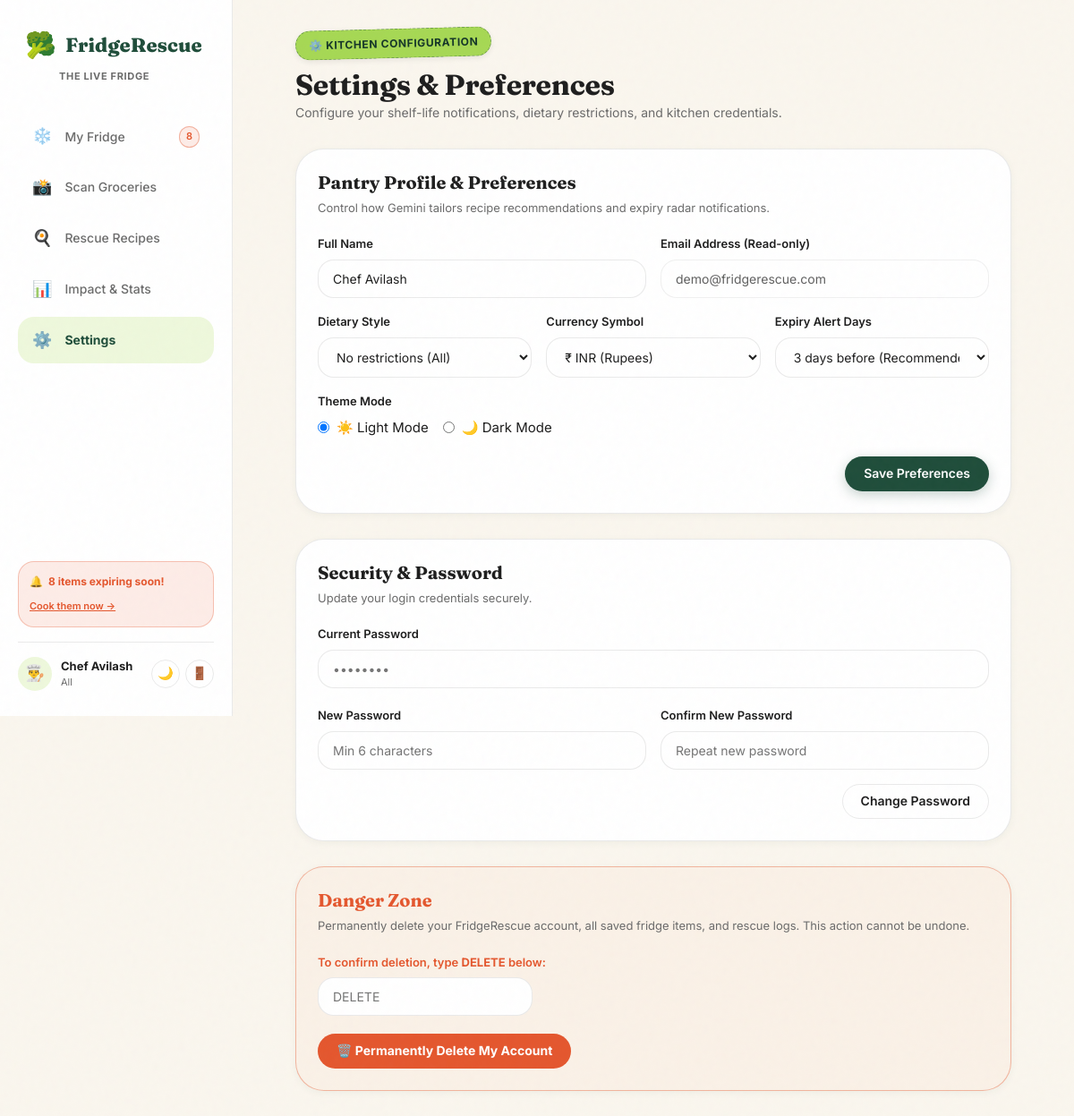
The page /settings.php (signed in) on the database its author committed.
### tables this page shows
CREATE TABLE `users` (
    `id` INT UNSIGNED AUTO_INCREMENT PRIMARY KEY,
    `name` VARCHAR(100) NOT NULL,
    `email` VARCHAR(191) NOT NULL UNIQUE,
    `password_hash` VARCHAR(255) NOT NULL,
    `diet_pref` ENUM('all', 'vegetarian', 'vegan', 'non_veg', 'keto') NOT NULL DEFAULT 'all',
    `currency` VARCHAR(10) NOT NULL DEFAULT '₹',
    `alert_days` TINYINT UNSIGNED NOT NULL DEFAULT 3,
    `theme` ENUM('light', 'dark') NOT NULL DEFAULT 'light',
    `created_at` TIMESTAMP NOT NULL DEFAULT CURRENT_TIMESTAMP,
    INDEX `idx_users_email` (`email`)
);

### includes/auth.php (called while the page is built, shortened)
<?php
require_once __DIR__ . '/helpers.php';
function current_user(): ?array {
    $db = get_db();
    $stmt = $db->prepare("SELECT id, name, email, diet_pref, currency, alert_days, theme, created_at FROM users WHERE id = :id LIMIT 1");
    $stmt->execute(['id' => $_SESSION['user_id']]);
    $user = $stmt->fetch();
    if ($user) {
        return $user;
    }
    return null;
}
function require_login(string $redirect = 'login.php'): array {
    $user = current_user();
    return $user;
}

### includes/helpers.php (called while the page is built, shortened)
<?php
function e(?string $string): string {
    return htmlspecialchars((string)($string ?? ''), ENT_QUOTES, 'UTF-8');
}

### settings.php (the view, shortened to what this page needs)
<?php
require_once __DIR__ . '/includes/header.php';
require_once __DIR__ . '/includes/sidebar.php';
?>
<main class="main-content">
    <div style="max-width: 800px; margin: 0 auto;">
        <div style="margin-bottom: 28px;">
            <div class="produce-sticker" style="margin-bottom: 10px;">
                ⚙️ Kitchen Configuration
            </div>
            <h1 style="font-size: 32px; letter-spacing: -0.01em;">Settings &amp; Preferences</h1>
            <p style="color: var(--text-secondary); font-size: 14px;">
                Configure your shelf-life notifications, dietary restrictions, and kitchen credentials.
            </p>
        </div>
        <div class="chart-card" style="margin-bottom: 28px;">
            <h2 style="font-size: 20px; margin-bottom: 6px;">Pantry Profile &amp; Preferences</h2>
            <p style="color: var(--text-secondary); font-size: 13px; margin-bottom: 20px;">
                Control how Gemini tailors recipe recommendations and expiry radar notifications.
            </p>
            <form method="POST" action="settings.php">
                <div style="display: grid; grid-template-columns: 1fr 1fr; gap: 16px; margin-bottom: 16px;">
                    <div class="form-group" style="margin-bottom: 0;">
                        <label class="form-label" for="settingsName">Full Name</label>
                        <input type="text" id="settingsName" name="name" class="form-control" value="<?= e($currentUser['name']) ?>" required>
                    </div>
                    <div class="form-group" style="margin-bottom: 0;">
                        <label class="form-label" for="settingsEmail">Email Address (Read-only)</label>
                        <input type="email" id="settingsEmail" class="form-control" value="<?= e($currentUser['email']) ?>" disabled style="opacity: 0.7;">
                    </div>
                </div>
                <div style="display: grid; grid-template-columns: 1fr 1fr 1fr; gap: 16px; margin-bottom: 16px;">
                    <div class="form-group" style="margin-bottom: 0;">
                        <label class="form-label" for="settingsDiet">Dietary Style</label>
                        <select id="settingsDiet" name="diet_pref" class="form-control">
                            <option value="all" <?= ($currentUser['diet_pref'] ?? '') === 'all' ? 'selected' : '' ?>>No restrictions (All)</option>
                        </select>
                    </div>
                    <div class="form-group" style="margin-bottom: 0;">
                        <label class="form-label" for="settingsCurrency">Currency Symbol</label>
                        <select id="settingsCurrency" name="currency" class="form-control">
                            <option value="₹" <?= ($currentUser['currency'] ?? '') === '₹' ? 'selected' : '' ?>>₹ INR (Rupees)</option>
                        </select>
                    </div>
                    <div class="form-group" style="margin-bottom: 0;">
                        <label class="form-label" for="settingsAlert">Expiry Alert Days</label>
                        <select id="settingsAlert" name="alert_days" class="form-control">
                            <option value="3" <?= (int)($currentUser['alert_days'] ?? 3) === 3 ? 'selected' : '' ?>>3 days before (Recommended)</option>
                        </select>
                    </div>
                </div>
                <div class="form-group">
                    <label class="form-label">Theme Mode</label>
                    <div style="display: flex; gap: 16px;">
                        <label style="display: flex; align-items: center; gap: 8px; cursor: pointer;">
                            <input type="radio" name="theme" value="light" <?= ($currentUser['theme'] ?? 'light') === 'light' ? 'checked' : '' ?> onchange="setTheme('light', true)">
                            <span>☀️ Light Mode</span>
                        </label>
                        <label style="display: flex; align-items: center; gap: 8px; cursor: pointer;">
                            <input type="radio" name="theme" value="dark" <?= ($currentUser['theme'] ?? 'light') === 'dark' ? 'checked' : '' ?> onchange="setTheme('dark', true)">
                            <span>🌙 Dark Mode</span>
                        </label>
                    </div>
                </div>
                <div style="display: flex; justify-content: flex-end;">
                    <button type="submit" class="btn btn-primary">Save Preferences</button>
                </div>
            </form>
        </div>
        <div class="chart-card" style="margin-bottom: 28px;">
            <h2 style="font-size: 20px; margin-bottom: 6px;">Security &amp; Password</h2>
            <p style="color: var(--text-secondary); font-size: 13px; margin-bottom: 20px;">
                Update your login credentials securely.
            </p>
            <form method="POST" action="settings.php">
                <div class="form-group">
                    <label class="form-label" for="currentPass">Current Password</label>
                    <input type="password" id="currentPass" name="current_password" class="form-control" placeholder="••••••••" required>
                </div>
                <div style="display: grid; grid-template-columns: 1fr 1fr; gap: 16px; margin-bottom: 16px;">
                    <div class="form-group" style="margin-bottom: 0;">
                        <label class="form-label" for="newPass">New Password</label>
                        <input type="password" id="newPass" name="new_password" class="form-control" placeholder="Min 6 characters" required>
                    </div>
                    <div class="form-group" style="margin-bottom: 0;">
                        <label class="form-label" for="confirmPass">Confirm New Password</label>
                        <input type="password" id="confirmPass" name="confirm_password" class="form-control" placeholder="Repeat new password" required>
                    </div>
                </div>
                <div style="display: flex; justify-content: flex-end;">
                    <button type="submit" class="btn btn-outline">Change Password</button>
                </div>
            </form>
        </div>
        <div class="chart-card" style="border-color: rgba(228, 87, 46, 0.4); background: rgba(228, 87, 46, 0.03);">
            <h2 style="font-size: 20px; color: var(--tomato); margin-bottom: 6px;">Danger Zone</h2>
            <p style="color: var(--text-secondary); font-size: 13px; margin-bottom: 20px;">
                Permanently delete your FridgeRescue account, all saved fridge items, and rescue logs. This action cannot be undone.
            </p>
            <form method="POST" action="settings.php" onsubmit="return confirmAccountDeletion(event)">
                <div class="form-group">
                    <label class="form-label" style="color: var(--tomato);">
                        To confirm deletion, type <strong>DELETE</strong> below:
                    </label>
                    <input type="text" id="deleteConfirmInput" name="delete_confirm" class="form-control" placeholder="DELETE" style="max-width: 240px;" required>
                </div>
                <button type="submit" class="btn btn-rescue">
                    🗑️ Permanently Delete My Account
                </button>
            </form>
        </div>
    </div>
</main>
<?php require_once __DIR__ . '/includes/footer.php'; ?>

### includes/sidebar.php (shortened to what this page needs)
<?php
$currentPage = basename($_SERVER['PHP_SELF'] ?? 'dashboard.php');
?>
<aside class="sidebar">
    <div style="margin-bottom: 32px; padding: 0 8px;">
        <a href="dashboard.php" style="display: flex; align-items: center; gap: 10px; font-weight: 800; font-family: var(--font-heading); font-size: 22px; color: var(--primary);">
            <span style="font-size: 28px;">🥦</span> FridgeRescue
        </a>
        <div style="font-size: 11px; text-transform: uppercase; letter-spacing: 0.06em; font-weight: 700; color: var(--text-secondary); margin-top: 4px; padding-left: 38px;">
            The Live Fridge
        </div>
    </div>
    <nav style="flex: 1;">
        <a href="dashboard.php" class="nav-link <?= $currentPage === 'dashboard.php' ? 'active' : '' ?>">
            <span style="font-size: 18px;">❄️</span>
            <span>My Fridge</span>
            <?php if (!empty($expiringCount) && $expiringCount > 0): ?>
                <span class="badge badge-expiring" style="margin-left: auto; font-size: 11px; padding: 2px 7px;">
                    <?= $expiringCount ?>
                </span>
            <?php endif; ?>
        </a>
        <a href="scan.php" class="nav-link <?= $currentPage === 'scan.php' ? 'active' : '' ?>">
            <span style="font-size: 18px;">📸</span>
            <span>Scan Groceries</span>
        </a>
        <a href="recipes.php" class="nav-link <?= $currentPage === 'recipes.php' ? 'active' : '' ?>">
            <span style="font-size: 18px;">🍳</span>
            <span>Rescue Recipes</span>
        </a>
        <a href="impact.php" class="nav-link <?= $currentPage === 'impact.php' ? 'active' : '' ?>">
            <span style="font-size: 18px;">📊</span>
            <span>Impact &amp; Stats</span>
        </a>
        <a href="settings.php" class="nav-link <?= $currentPage === 'settings.php' ? 'active' : '' ?>">
            <span style="font-size: 18px;">⚙️</span>
            <span>Settings</span>
        </a>
    </nav>
    <?php if (!empty($expiringCount) && $expiringCount > 0): ?>
        <div style="background: var(--tomato-soft); border: 1px solid rgba(228,87,46,0.3); border-radius: var(--radius-md); padding: 12px; margin-bottom: 16px;">
            <div style="font-size: 12px; font-weight: 700; color: var(--tomato); display: flex; align-items: center; gap: 6px; margin-bottom: 4px;">
                <span>🔔</span> <?= $expiringCount ?> item<?= $expiringCount > 1 ? 's' : '' ?> expiring soon!
            </div>
            <a href="recipes.php" style="font-size: 11px; font-weight: 600; color: var(--tomato); text-decoration: underline;">
                Cook them now &rarr;
            </a>
        </div>
    <?php endif; ?>
    <div style="padding-top: 16px; border-top: 1px solid var(--border-color); display: flex; align-items: center; justify-content: space-between;">
        <div style="display: flex; align-items: center; gap: 10px; min-width: 0;">
            <div style="width: 38px; height: 38px; border-radius: 50%; background: var(--lime-soft); display: flex; align-items: center; justify-content: center; font-size: 18px; flex-shrink: 0;">
                👨‍🍳
            </div>
            <div style="min-width: 0;">
                <div style="font-size: 13px; font-weight: 700; white-space: nowrap; overflow: hidden; text-overflow: ellipsis;">
                    <?= e($currentUser['name'] ?? 'Chef') ?>
                </div>
                <div style="font-size: 11px; color: var(--text-secondary); text-transform: capitalize;">
                    <?= e($currentUser['diet_pref'] ?? 'all') ?>
                </div>
            </div>
        </div>
        <div style="display: flex; align-items: center; gap: 6px;">
            <button type="button" class="btn btn-icon btn-outline theme-toggle-btn" aria-label="Toggle dark mode" style="width: 32px; height: 32px; font-size: 14px;">
            </button>
            <a href="logout.php" class="btn btn-icon btn-outline" title="Logout" style="width: 32px; height: 32px; font-size: 14px;">
                🚪
            </a>
        </div>
    </div>
</aside>

### rows shown on the page
users: name "Chef Avilash", diet_pref "All", email "demo@fridgerescue.com", diet_pref "No restrictions (All)", currency "₹ INR (Rupees)", alert_days "3 days before (Recommended)", theme "☑ ☀️ Light Mode", theme "☐ 🌙 Dark Mode"

### other values the page prints
$expiringCount "8"
